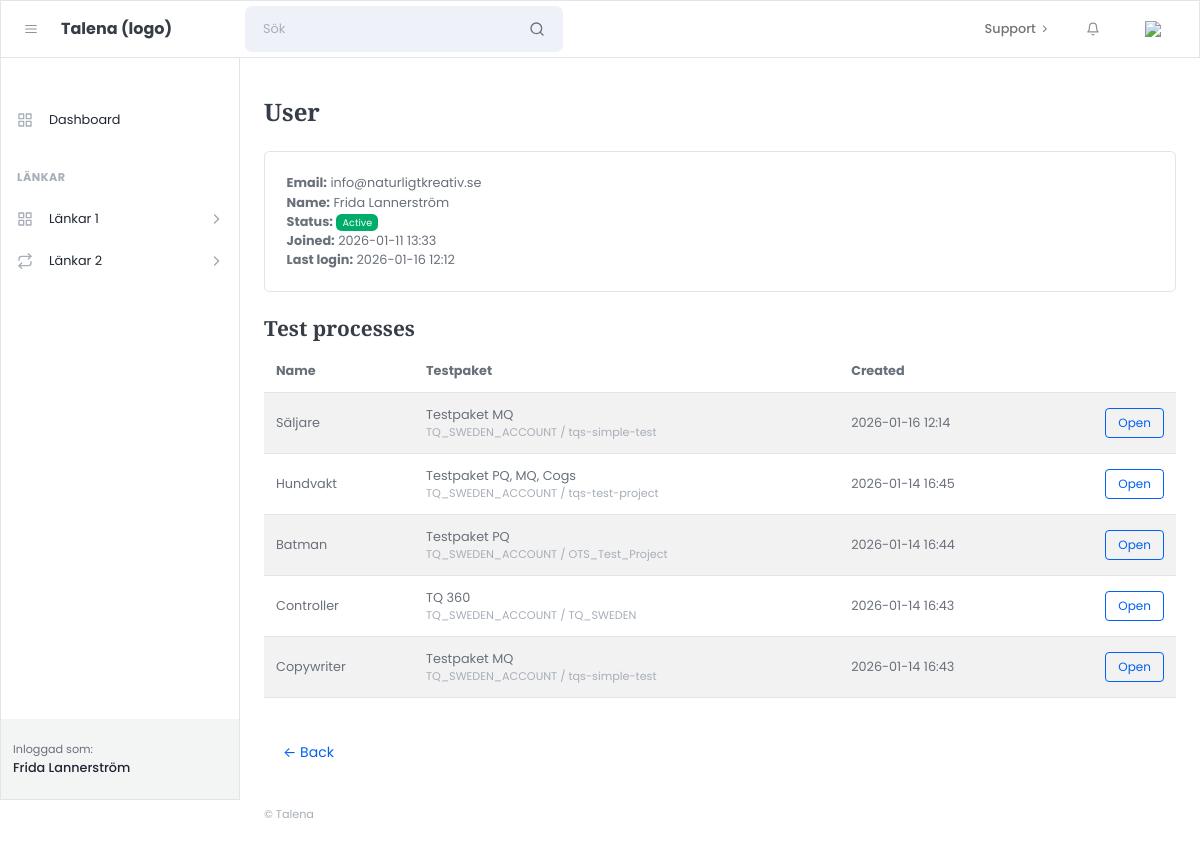
/accounts/users/3/ (signed in), run on an earlier commit of the app's database.
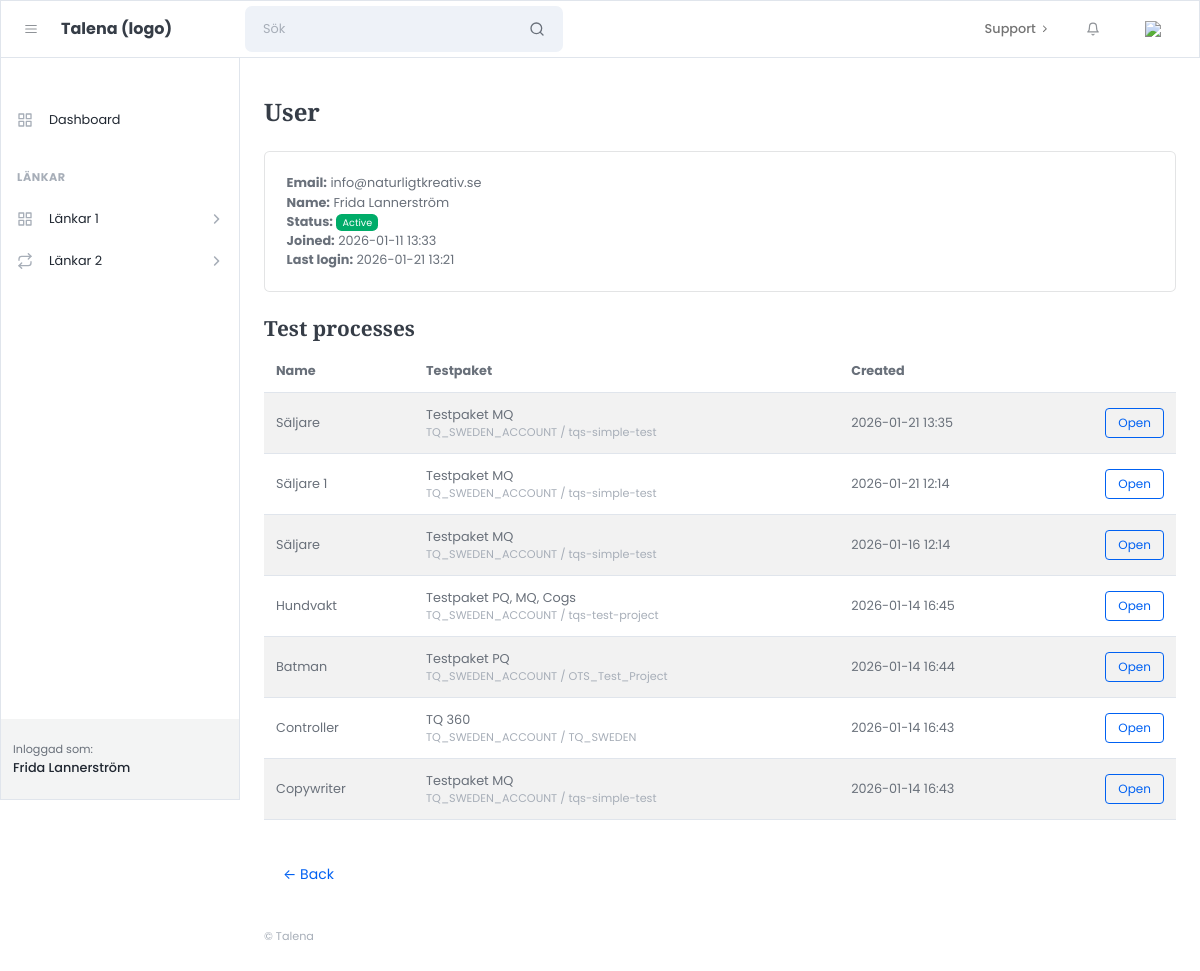
And on a later commit of the database.
### apps/accounts/models.py (models this page shows)
class User(AbstractUser):
    class Role(models.TextChoices):
        ADMIN = "admin", "Admin"
        CUSTOMER = "customer", "Customer"
    role = models.CharField(
        max_length=20,
        choices=Role.choices,
        default=Role.CUSTOMER,
    )

### apps/processes/models.py (models this page shows, shortened)
class TestProcess(models.Model):
    name = models.CharField(max_length=255)
    provider = models.CharField(max_length=50, default="sova")
    account_code = models.CharField(max_length=255)
    project_code = models.CharField(max_length=255)
    project_name_snapshot = models.CharField(max_length=255, blank=True, default="")
    job_title = models.CharField(max_length=255, blank=True, default="")
    job_location = models.CharField(max_length=255, blank=True, default="")
    notes = models.TextField(blank=True, default="")
    self_registration_token = models.UUIDField(
        default=uuid.uuid4,
        unique=True,
        editable=False,
        db_index=True,
    )
    created_by = models.ForeignKey(
        settings.AUTH_USER_MODEL,
        on_delete=models.CASCADE,
        related_name="test_processes",
    )
    created_at = models.DateTimeField(auto_now_add=True)
    class Meta:
        ordering = ["-created_at"]

### apps/accounts/views.py (the view)
# urls.py: path("accounts/users/<int:pk>/", admin_user_detail, name="admin_user_detail"),
@login_required
def admin_user_detail(request, pk):
    if not is_admin(request.user):
        return HttpResponseForbidden("No access.")
    user_obj = get_object_or_404(User, pk=pk)
    processes = (
        TestProcess.objects
        .filter(created_by=user_obj)
        .order_by("-created_at")  # justera om du har annat fält
    )
    active_processes = processes.filter(is_completed=False) if hasattr(TestProcess, "is_completed") else processes
    pending_invite = not user_obj.is_active
    return render(request, "admin/accounts/user_detail.html", {
        "u": user_obj,
        "processes": processes,
        "active_processes": active_processes,
        "pending_invite": pending_invite,
    })

### apps/core/utils/auth.py (called while the page is built)
def is_admin(user) -> bool:
    return (
        getattr(user, "role", None) == "admin"
        or user.is_staff
        or user.is_superuser
    )

### templates/admin/accounts/user_detail.html (shortened to what this page needs)
{% extends "admin/core/layouts/admin_base.html" %}
{% block content %}
<h1 class="mb-4">User</h1>
<div class="card mb-4">
  <div class="card-body">
    <div><strong>Email:</strong> {{ u.email }}</div>
    <div><strong>Name:</strong> {{ u.get_full_name }}</div>
    <div><strong>Status:</strong>
      {% if u.is_active %}
        <span class="badge bg-success">Active</span>
      {% else %}
        <span class="badge bg-warning text-dark">Pending</span>
      {% endif %}
    </div>
    <div><strong>Joined:</strong> {{ u.date_joined|date:"Y-m-d H:i" }}</div>
    <div><strong>Last login:</strong>
      {% if u.last_login %}
        {{ u.last_login|date:"Y-m-d H:i" }}
      {% else %}
        Never
      {% endif %}
    </div>
  </div>
</div>
<h3 class="mt-4">Test processes</h3>
<div class="table-responsive">
  <table class="table table-striped align-middle">
    <thead>
      <tr>
        <th>Name</th>
        <th>Testpaket</th>
        <th>Created</th>
        <th></th>
      </tr>
    </thead>
    <tbody>
      {% for p in processes %}
        <tr>
          <td>{{ p.name|default:"(No name)" }}</td>
          <td>
                  {{ p.project_name_snapshot }}
                  <div class="small text-muted">{{ p.account_code }} / {{ p.project_code }}</div>
          </td>
          <td>
            {% if p.created_at %}
              {{ p.created_at|date:"Y-m-d H:i" }}
            {% else %}
              <span class="text-muted">n/a</span>
            {% endif %}
          </td>
          <td class="text-end">
            <a class="btn btn-sm btn-outline-primary" href="">
              Open
            </a>
          </td>
        </tr>
      {% empty %}
        <tr><td colspan="4">No processes for this user yet.</td></tr>
      {% endfor %}
    </tbody>
  </table>
</div>
<a class="btn btn-link mt-3" href="{% url 'admin_dashboard' %}">← Back</a>
{% endblock %}

What changed in the data, as far as the page shows it:
changed User "info@naturligtkreativ.se": last_login "2026-01-16 12:12" → "2026-01-21 13:21"
added TestProcess: name "Säljare", project_name_snapshot "Testpaket MQ", account_code "TQ_SWEDEN_ACCOUNT", project_code "tqs-simple-test", created_at "2026-01-21 13:35"
added TestProcess: name "Säljare 1", project_name_snapshot "Testpaket MQ", account_code "TQ_SWEDEN_ACCOUNT", project_code "tqs-simple-test", created_at "2026-01-21 12:14"
